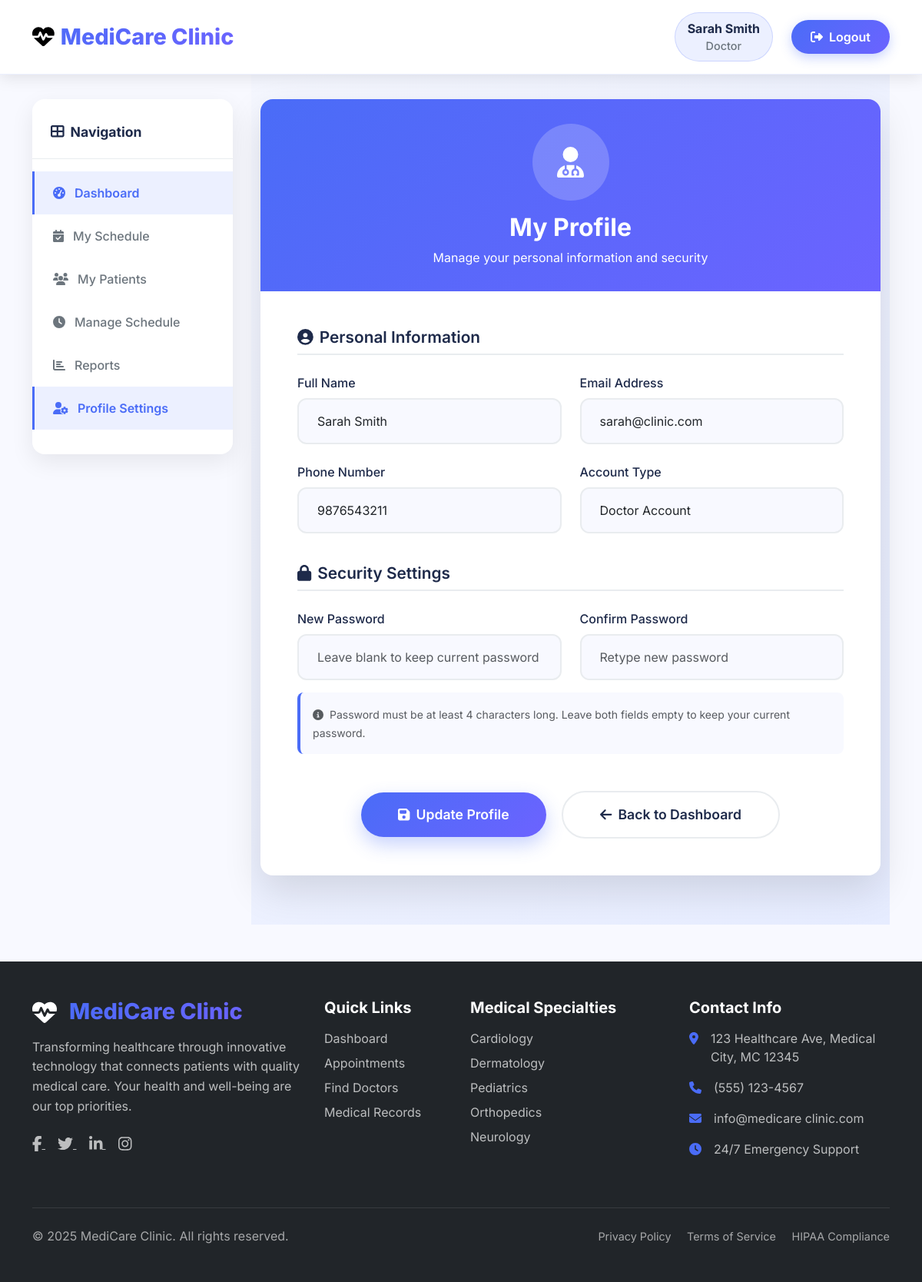
Page /doctor/profile.php (signed in) on the committed database.
### tables this page shows
CREATE TABLE `users` (
  `user_id` int(11) NOT NULL AUTO_INCREMENT,
  `full_name` varchar(100) NOT NULL,
  `email` varchar(100) NOT NULL UNIQUE,
  `password` varchar(255) NOT NULL,
  `phone` varchar(20) DEFAULT NULL,
  `role` enum('patient','doctor','admin') NOT NULL DEFAULT 'patient',
  `created_at` timestamp DEFAULT CURRENT_TIMESTAMP,
  PRIMARY KEY (`user_id`)
);

### doctor/profile.php (the view, shortened to what this page needs)
<?php require_once '../includes/header.php'; ?>
<?php require_once '../includes/db_connect.php'; ?>
<?php
$user_id = $_SESSION['user_id'];
$stmt = $conn->prepare("SELECT * FROM users WHERE user_id = ?");
$stmt->bind_param("i", $user_id);
$stmt->execute();
$user = $stmt->get_result()->fetch_assoc();
?>
<div class="profile-container">
    <div class="container">
        <div class="profile-card">
            <div class="profile-header">
                <div class="profile-avatar">
                    <i class="fas fa-user-md"></i>
                </div>
                <h1 class="h2 fw-bold mb-2">My Profile</h1>
                <p class="opacity-90 mb-0">Manage your personal information and security</p>
            </div>
            <div class="profile-body">
                <form method="POST">
                    <div class="form-section">
                        <h3 class="section-title">
                            <i class="fas fa-user-circle me-2"></i>Personal Information
                        </h3>
                        <div class="row g-4">
                            <div class="col-md-6">
                                <label class="form-label">Full Name</label>
                                <input type="text" name="full_name" class="form-control form-control-custom"
                                       value="<?= htmlspecialchars($user['full_name']) ?>" required>
                            </div>
                            <div class="col-md-6">
                                <label class="form-label">Email Address</label>
                                <input type="email" name="email" class="form-control form-control-custom"
                                       value="<?= htmlspecialchars($user['email']) ?>" required>
                            </div>
                            <div class="col-md-6">
                                <label class="form-label">Phone Number</label>
                                <input type="text" name="phone" class="form-control form-control-custom"
                                       value="<?= htmlspecialchars($user['phone'] ?? '') ?>"
                                       placeholder="Enter your contact number">
                            </div>
                            <div class="col-md-6">
                                <label class="form-label">Account Type</label>
                                <input type="text" class="form-control form-control-custom"
                                       value="Doctor Account" disabled style="background: var(--light);">
                            </div>
                        </div>
                    </div>
                    <div class="form-section">
                        <h3 class="section-title">
                            <i class="fas fa-lock me-2"></i>Security Settings
                        </h3>
                        <div class="row g-4">
                            <div class="col-md-6">
                                <label class="form-label">New Password</label>
                                <input type="password" name="new_password" class="form-control form-control-custom"
                                       placeholder="Leave blank to keep current password">
                            </div>
                            <div class="col-md-6">
                                <label class="form-label">Confirm Password</label>
                                <input type="password" name="confirm_password" class="form-control form-control-custom"
                                       placeholder="Retype new password">
                            </div>
                        </div>
                        <div class="password-note">
                            <small class="text-muted">
                                <i class="fas fa-info-circle me-1"></i>
                                Password must be at least 4 characters long. Leave both fields empty to keep your current password.
                            </small>
                        </div>
                    </div>
                    <div class="text-center mt-5">
                        <button type="submit" class="btn btn-update me-3">
                            <i class="fas fa-save me-2"></i>Update Profile
                        </button>
                        <a href="dashboard.php" class="btn btn-back">
                            <i class="fas fa-arrow-left me-2"></i>Back to Dashboard
                        </a>
                    </div>
                </form>
            </div>
        </div>
    </div>
</div>
<?php require_once '../includes/footer.php'; ?>

### includes/header.php (style rules this page uses)
:root { --primary: #4a6cf7; --primary-light: #6a85f9; --primary-dark: #3a56d4; --secondary: #6c63ff; --accent: #ff6b9d; --accent-light: #ff8ab0; --light: #f8f9ff; --dark: #1e2a4a; --gray: #6c757d; --gray-light: #e9ecef; --success: #28a745; --danger: #dc3545; --border-radius: 16px; --box-shadow: 0 10px 30px rgba(0, 0, 0, 0.08); --box-shadow-lg: 0 20px 50px rgba(0, 0, 0, 0.12); --transition: all 0.4s cubic-bezier(0.175, 0.885, 0.32, 1.275); }
* { margin: 0; padding: 0; box-sizing: border-box; }
body { background: #f8f9ff; font-family: 'Inter', sans-serif; color: var(--dark); min-height: 100vh; display: flex; flex-direction: column; }

### doctor/profile.php (style rules this page uses)
.profile-container { background: linear-gradient(135deg, #f5f7ff 0%, #e6ecff 100%); min-height: 100vh; padding: 2rem 0; }
.profile-card { background: white; border-radius: var(--border-radius); box-shadow: var(--box-shadow-lg); overflow: hidden; margin-bottom: 2rem; }
.profile-header { background: linear-gradient(135deg, var(--primary) 0%, var(--secondary) 100%); color: white; padding: 2rem; text-align: center; }
.profile-avatar { width: 100px; height: 100px; background: rgba(255, 255, 255, 0.2); border-radius: 50%; display: flex; align-items: center; justify-content: center; margin: 0 auto 1rem; font-size: 2.5rem; }
.profile-body { padding: 3rem; }
.form-section { margin-bottom: 2.5rem; }
.section-title { font-weight: 600; color: var(--dark); margin-bottom: 1.5rem; padding-bottom: 0.5rem; border-bottom: 2px solid var(--gray-light); font-size: 1.3rem; }
.form-control-custom { border: 2px solid var(--gray-light); border-radius: 12px; padding: 1rem 1.5rem; font-size: 1rem; transition: var(--transition); background: var(--light); }
.form-label { font-weight: 500; color: var(--dark); margin-bottom: 0.5rem; }
.btn-update { background: linear-gradient(135deg, var(--primary) 0%, var(--secondary) 100%); border: none; border-radius: 50px; padding: 1rem 3rem; font-weight: 600; font-size: 1.1rem; color: white; transition: var(--transition); box-shadow: 0 10px 25px rgba(74, 108, 247, 0.3); }
.btn-back { background: white; border: 2px solid var(--gray-light); border-radius: 50px; padding: 1rem 3rem; font-weight: 600; font-size: 1.1rem; color: var(--dark); transition: var(--transition); }
.password-note { background: var(--light); border-radius: 8px; padding: 1rem; margin-top: 1rem; border-left: 4px solid var(--primary); }

### rows in the picture
users: full_name "Sarah Smith", email "sarah@clinic.com", phone "9876543211"

### other values in the picture
SITE_NAME "MediCare Clinic"
$_SESSION['full_name'] "Sarah Smith"
$_SESSION['role'] "Doctor"
SITE_NAME "medicare clinic"
